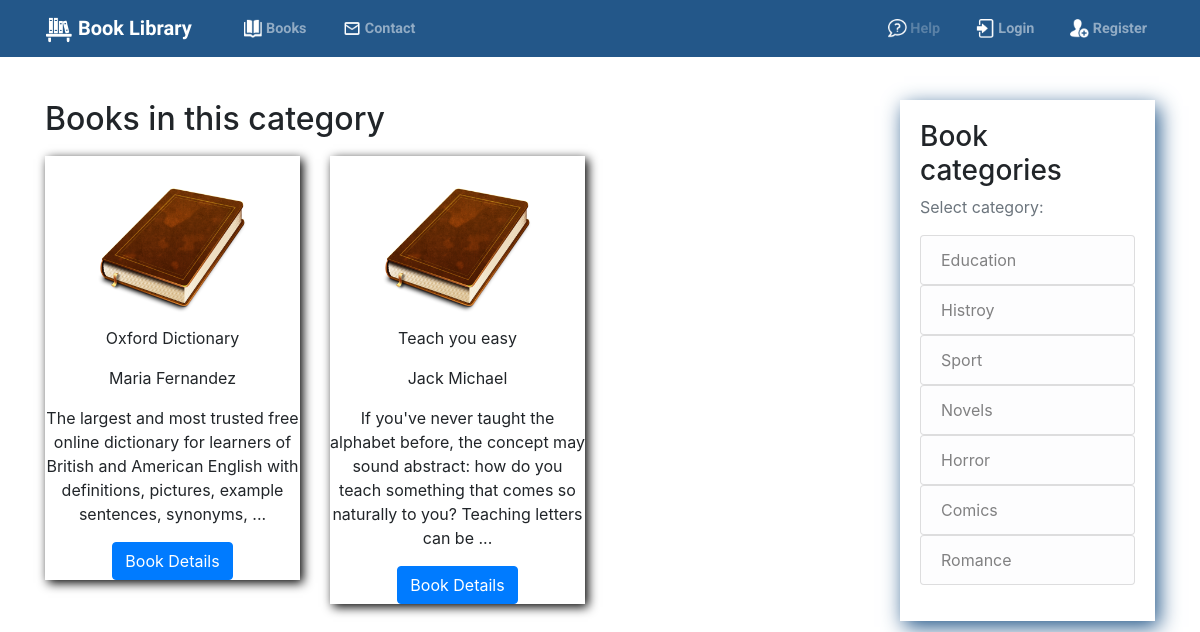
The app's page /books-by-category/edu with its own data.
### books/models.py (models this page shows, shortened)
class Book(models.Model):
    title = models.CharField(max_length=300)
    slug = models.SlugField(unique=True)
    description = models.TextField(max_length=1000, default="About book")
    image = models.ImageField(
        default='default_book.png', upload_to='books_pics')
    author = models.CharField(max_length=100)
    book_amount = models.IntegerField()
    publish_date = models.DateField()
    number_of_pages = models.IntegerField()
    category = models.ForeignKey(Category, on_delete=models.PROTECT)

class Category(models.Model):
    category = models.CharField(max_length=50)
    slug = models.SlugField(unique=True)
    def __str__(self):
        return self.category

### books/views.py (the view)
class CategoryBookListView(ListView):
    model = Category
    template_name = 'books/books_by_category.html'
    def get_queryset(self):
        category = Category.objects.get(slug=self.kwargs['slug'])
        return Book.objects.filter(category=category)

### books/context_processors.py (called while the page is built)
def categories(request):
    return {
        'categories': Category.objects.all()
    }

### books/templates/books/books_by_category.html
{% extends 'base.html' %}
{% block content %}
<h2>Books in this category</h2>
<div class="row lastBooksContainer">
    {% for book in book_list %}
    <div class="col-md-4 bookCard">
        <div class="cardBorder">
            <img class="book_image" src="{{ book.image.url }}" alt="Book image">
            <p>{{ book.title }}</p>
            <p>{{ book.author }}</p>
            <p>{{ book.description }}</p>
            <a href="{% url 'bookDetail' slug=book.slug %}"><button class="btn btn-primary bt-xs">Book Details</button></a>
        </div>
    </div>
    {% endfor %}
</div>
{% endblock %}

### templates/base.html (shortened to what this page needs)
{% load static %}
<!DOCTYPE html>
<html lang="en">
<head>
    <link rel="stylesheet" href="{% static 'css/main.css' %}">
    <link rel="stylesheet" href="https://stackpath.bootstrapcdn.com/bootstrap/4.1.3/css/bootstrap.min.css"
>
    <link rel="stylesheet" href="https://cdnjs.cloudflare.com/ajax/libs/font-awesome/4.7.0/css/font-awesome.min.css">
    <link rel="stylesheet" href="https://use.fontawesome.com/releases/v5.4.2/css/all.css"
>
</head>
<header class="site-header">
    <nav class="navbar navbar-expand-md navbar-dark bg-steel fixed-top">
        <div class="container">
            <a class="navbar-brand mr-4" href="{% url 'home' %}"><img style="height:1.4em;" src="{% static 'icons/regal.png' %}"
                alt=""> Book Library</a>
            <div class="collapse navbar-collapse" id="navbarToggle">
                <div class="navbar-nav mr-auto">
                    <a class="nav-item nav-link" href="{% url 'books' %}"><img src="{% static 'icons/book.png' %}" alt=""> Books</a>
                    <a class="nav-item nav-link" href="{% url 'contact' %}"><img src="{% static 'icons/message.png' %}" alt=""> Contact</a>
                </div>
                <div class="navbar-nav">
                    {% if user.is_authenticated %}
                    <a class="nav-item nav-link" href="{% url 'UserProfile' %}"><img src="{% static 'icons/profile.png' %}"
                        alt=""> Your Account {{ user.username }}</a>
                    <a class="nav-item nav-link" href="{% url 'logout' %}"><img src="{% static 'icons/logout.png' %}"
                        alt=""> Log Out</a>
                    {% else %}
                    <a class="disabled nav-item nav-link" href=""><img src="{% static 'icons/help.png' %}" alt="">
                        Help</a>
                    <a class="nav-item nav-link" href="{% url 'login' %}"><img src="{% static 'icons/login.png' %}" alt="">
                        Login</a>
                    <a class="nav-item nav-link" href="{% url 'signup' %}"><img src="{% static 'icons/register.png' %}"
                            alt=""> Register</a>
                    {% endif %}
                </div>
            </div>
        </div>
    </nav>
</header>
<body>
    <main role="main" class="container pageContent">
        <div class="row">
            <div class="col-md-9">
                {% block content %}
                {% endblock content %}
            </div>
            <div class="col-md-3">
                <div class="content-section">
                    <h3>Book categories</h3>
                    <p class='text-muted'>Select category:
                        <ul class="list-group">
                           {% for category in categories %}
                           <a href="{% url 'category-booklist' slug=category.slug %}">
                            <li class="list-group-item list-group-item-light">{{ category }}</li>
                           </a>
                           {% endfor %}
                        </ul>
                    </p>
                </div>
            </div>
        </div>
    </main>
</body>
</html>

### static/css/main.css (style rules this page uses)
body { background: #fafafa; color: #333333; margin-top: 5rem; padding-bottom: 50px; }
.bg-steel { background-color: #235789; }
.navbar-nav { font-size: 0.9em; }
.navbar-brand { font-family: "Work Sans", sans-serif; font-weight: bold; }
.navbar-nav > a > img { height: 1.3em; }
.site-header .navbar-nav .nav-link { color: #cbd5db; font-weight: bold; font-family: "Roboto", sans-serif; margin-left: 20px; }
.content-section { box-shadow: 4px 6px 20px 0px #235789; padding: 20px; }
.pageContent { margin-top: 100px; }
.lastBooksContainer { margin: 0 auto; }
.book_image { max-width: 150px; max-height: 150px; }
.bookCard { padding: 10px 10px; text-align: center; }
.cardBorder { min-height: 250px; padding-top: 20px; box-shadow: 3px 3px 10px 0px black; }

### records on screen
Book: image (placeholder picture), title "Oxford Dictionary", author "Maria Fernandez", description "The largest and most trusted free online dictionary for learners of British and American English with definitions, pictures, example sentences, synonyms, ..."
Book: image (placeholder picture), title "Teach you easy", author "Jack Michael", description "If you've never taught the alphabet before, the concept may sound abstract: how do you teach something that comes so naturally to you? Teaching letters can be ..."
Category: category "Education"
Category: category "Histroy"
Category: category "Sport"
Category: category "Novels"
Category: category "Horror"
Category: category "Comics"
Category: category "Romance"
